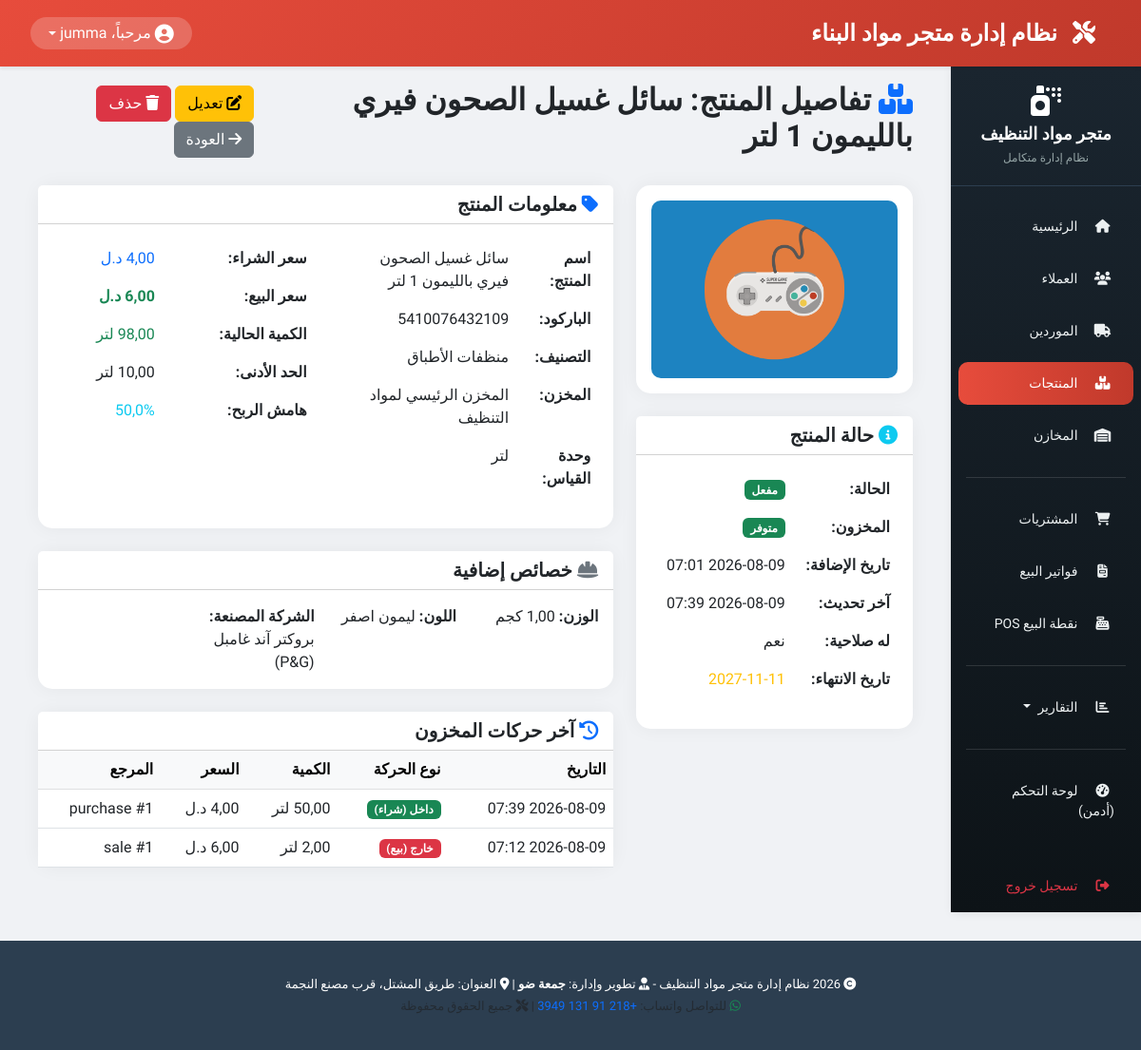
/products/1/ (signed in), run on the app's committed database.
### products/models.py (models this page shows, shortened)
class Product(models.Model):
    UNIT_CHOICES = [
        ('piece', 'قطعة'),
        ('bottle', 'قنينة'),
        ('gallon', 'جالون'),
        ('liter', 'لتر'),
        ('ml', 'مليلتر'),
        ('box', 'كرتونة'),
        ('packet', 'باكو'),
        ('dozen', 'دزينة'),
        ('drum', 'برميل'),
    ]
    name = models.CharField(max_length=200, verbose_name="اسم المنتج")
    barcode = models.CharField(max_length=100, unique=True, blank=True, null=True, verbose_name="الباركود")
    category = models.ForeignKey(Category, on_delete=models.PROTECT, related_name='products', verbose_name="التصنيف")
    warehouse = models.ForeignKey('warehouses.Warehouse', on_delete=models.PROTECT, related_name='products', verbose_name="المخزن")
    unit = models.CharField(max_length=20, choices=UNIT_CHOICES, default='piece', verbose_name="وحدة القياس")
    purchase_price = models.DecimalField(max_digits=10, decimal_places=2, default=0, verbose_name="سعر الشراء")
    sale_price = models.DecimalField(max_digits=10, decimal_places=2, default=0, verbose_name="سعر البيع")
    current_quantity = models.DecimalField(max_digits=10, decimal_places=2, default=0, verbose_name="الكمية الحالية")
    min_quantity = models.DecimalField(max_digits=10, decimal_places=2, default=0, verbose_name="الحد الأدنى للتنبيه")
    weight_kg = models.DecimalField(max_digits=10, decimal_places=2, blank=True, null=True, verbose_name="الوزن / الحجم (كجم/لتر)")
    length_m = models.DecimalField(max_digits=10, decimal_places=2, blank=True, null=True, verbose_name="الأبعاد (متر)")
    color = models.CharField(max_length=50, blank=True, null=True, verbose_name="الرائحة / اللون")
    manufacturer = models.CharField(max_length=200, blank=True, null=True, verbose_name="الشركة المصنعة")
    has_expiry = models.BooleanField(default=True, verbose_name="له تاريخ انتهاء")
    expiry_date = models.DateField(blank=True, null=True, verbose_name="تاريخ الانتهاء")
    image = models.ImageField(upload_to='products/', blank=True, null=True, verbose_name="صورة المنتج")
    is_active = models.BooleanField(default=True, verbose_name="مفعل")
    notes = models.CharField(max_length=500, blank=True, null=True, verbose_name="ملاحظات")
    created_at = models.DateTimeField(auto_now_add=True, verbose_name="تاريخ الإضافة")
    updated_at = models.DateTimeField(auto_now=True, verbose_name="آخر تحديث")
    def is_low_stock(self):
        return self.current_quantity <= self.min_quantity
    def get_profit_margin(self):
        if self.purchase_price > 0:
            return ((self.sale_price - self.purchase_price) / self.purchase_price) * 100
        return 0
    class Meta:
        verbose_name = "منتج"
        verbose_name_plural = "المنتجات"
        ordering = ['category', 'name']

class Category(models.Model):
    name = models.CharField(max_length=100, verbose_name="اسم التصنيف")
    description = models.CharField(max_length=250, blank=True, null=True, verbose_name="الوصف")
    class Meta:
        verbose_name = "تصنيف"
        verbose_name_plural = "التصنيفات"
        ordering = ['name']

class StockMovement(models.Model):
    MOVEMENT_TYPES = [
        ('in', 'داخل (شراء)'),
        ('out', 'خارج (بيع)'),
        ('return_in', 'مرتجع داخل'),
        ('return_out', 'مرتجع خارج'),
        ('adjustment', 'تسوية مخزون'),
    ]
    product = models.ForeignKey(Product, on_delete=models.PROTECT, related_name='movements', verbose_name="المنتج")
    warehouse = models.ForeignKey('warehouses.Warehouse', on_delete=models.PROTECT, related_name='movements', verbose_name="المخزن")
    movement_type = models.CharField(max_length=20, choices=MOVEMENT_TYPES, verbose_name="نوع الحركة")
    quantity = models.DecimalField(max_digits=10, decimal_places=2, verbose_name="الكمية")
    reference_type = models.CharField(max_length=50, blank=True, null=True, verbose_name="نوع المرجع")
    reference_id = models.PositiveIntegerField(blank=True, null=True, verbose_name="رقم المرجع")
    expiry_date = models.DateField(blank=True, null=True, verbose_name="تاريخ الانتهاء")
    price_at_movement = models.DecimalField(max_digits=10, decimal_places=2, default=0, verbose_name="السعر وقت الحركة")
    notes = models.CharField(max_length=500, blank=True, null=True, verbose_name="ملاحظات")
    created_by = models.CharField(max_length=150, blank=True, null=True, verbose_name="تم بواسطة")
    created_at = models.DateTimeField(auto_now_add=True, verbose_name="تاريخ الحركة")
    class Meta:
        verbose_name = "حركة مخزون"
        verbose_name_plural = "حركات المخزون"
        ordering = ['-created_at']

### warehouses/models.py (models this page shows, shortened)
class Warehouse(models.Model):
    name = models.CharField(max_length=100, verbose_name="اسم المخزن")
    location = models.CharField(max_length=200, blank=True, null=True, verbose_name="الموقع")
    is_active = models.BooleanField(default=True, verbose_name="نشط")
    created_at = models.DateTimeField(auto_now_add=True, verbose_name="تاريخ الإنشاء")
    class Meta:
        verbose_name = "مخزن"
        verbose_name_plural = "المخازن"
        ordering = ['name']

### products/views.py (the view)
# urls.py: path('<int:pk>/', views.ProductDetailView.as_view(), name='product_detail'),
class ProductDetailView(LoginRequiredMixin, DetailView):
    model = Product
    template_name = 'products/product_detail.html'
    context_object_name = 'product'
    def get_context_data(self, **kwargs):
        context = super().get_context_data(**kwargs)
        try:
            context['recent_movements'] = self.object.movements.all().order_by('-created_at')[:10]
        except Exception:
            context['recent_movements'] = []
        return context

### products/templates/products/product_detail.html (shortened to what this page needs)
{% extends 'base.html' %}
{% load static %}
{% block content %}
<div class="container-fluid">
    <div class="row">
        <div class="col-12">
            <div class="d-flex justify-content-between align-items-center mb-4">
                <h2>
                    <i class="fas fa-boxes text-primary"></i>
                    تفاصيل المنتج: {{ product.name }}
                </h2>
                <div>
                    <a href="{% url 'products:product_edit' product.pk %}" class="btn btn-warning">
                        <i class="fas fa-edit"></i> تعديل
                    </a>
                    <a href="{% url 'products:product_delete' product.pk %}" class="btn btn-danger">
                        <i class="fas fa-trash"></i> حذف
                    </a>
                    <a href="{% url 'products:product_list' %}" class="btn btn-secondary">
                        <i class="fas fa-arrow-right"></i> العودة
                    </a>
                </div>
            </div>
            <div class="row">
                <div class="col-md-4">
                    <div class="card card-custom mb-4">
                        <div class="card-body text-center">
                            {% if product.image %}
                                <img src="{{ product.image.url }}" alt="{{ product.name }}"
                                     style="max-width: 100%; max-height: 250px; object-fit: cover; border-radius: 10px;">
                            {% else %}
                                <i class="fas fa-box fa-5x text-muted"></i>
                                <p class="text-muted mt-2">لا توجد صورة للمنتج</p>
                            {% endif %}
                        </div>
                    </div>
                    <div class="card card-custom mb-4">
                        <div class="card-header bg-white">
                            <h5 class="mb-0"><i class="fas fa-info-circle text-info"></i> حالة المنتج</h5>
                        </div>
                        <div class="card-body">
                            <table class="table table-borderless">
                                <tr><th>الحالة:</th><td>
                                    {% if product.is_active %}<span class="badge bg-success">مفعل</span>
                                    {% else %}<span class="badge bg-secondary">غير مفعل</span>{% endif %}
                                 </td> </tr>
                                <tr><th>المخزون:</th><td>
                                    {% if product.current_quantity == 0 %}<span class="badge bg-danger">نفذ</span>
                                    {% elif product.is_low_stock %}<span class="badge bg-warning text-dark">مخزون منخفض</span>
                                    {% else %}<span class="badge bg-success">متوفر</span>{% endif %}
                                 </td> </tr>
                                <tr><th>تاريخ الإضافة:</th><td>{{ product.created_at|date:"Y-m-d H:i" }}</td> </tr>
                                <tr><th>آخر تحديث:</th><td>{{ product.updated_at|date:"Y-m-d H:i" }}</td> </tr>
                                <tr><th>له صلاحية:</th><td>{{ product.has_expiry|yesno:"نعم,لا" }}</td> </tr>
                                {% if product.has_expiry and product.expiry_date %}
                                <tr><th>تاريخ الانتهاء:</th><td>
                                    {% if product.expiry_date < now %}<span class="text-danger">{{ product.expiry_date|date:"Y-m-d" }} (منتهي)</span>
                                    {% else %}<span class="text-warning">{{ product.expiry_date|date:"Y-m-d" }}</span>{% endif %}
                                 </td> </tr>
                                {% endif %}
                            </table>
                        </div>
                    </div>
                </div>
                <div class="col-md-8">
                    <div class="card card-custom mb-4">
                        <div class="card-header bg-white">
                            <h5 class="mb-0"><i class="fas fa-tag text-primary"></i> معلومات المنتج</h5>
                        </div>
                        <div class="card-body">
                            <div class="row">
                                <div class="col-md-6">
                                    <table class="table table-borderless">
                                        <tr><th>اسم المنتج:</th><td>{{ product.name }}</td> </tr>
                                        <tr><th>الباركود:</th><td>{{ product.barcode|default:"—" }}</td> </tr>
                                        <tr><th>التصنيف:</th><td>{{ product.category.name }}</td> </tr>
                                        <tr><th>المخزن:</th><td>{{ product.warehouse.name }}</td> </tr>
                                        <tr><th>وحدة القياس:</th><td>{{ product.get_unit_display }}</td> </tr>
                                    </table>
                                </div>
                                <div class="col-md-6">
                                    <table class="table table-borderless">
                                        <tr><th>سعر الشراء:</th><td class="text-primary">{{ product.purchase_price }} د.ل</td> </tr>
                                        <tr><th>سعر البيع:</th><td class="text-success fw-bold">{{ product.sale_price }} د.ل</td> </tr>
                                        <tr><th>الكمية الحالية:</th>
                                            <td class="{% if product.current_quantity <= product.min_quantity %}text-danger fw-bold{% else %}text-success{% endif %}">
                                                {{ product.current_quantity }} {{ product.get_unit_display }}
                                            </td> </tr>
                                        <tr><th>الحد الأدنى:</th><td>{{ product.min_quantity }} {{ product.get_unit_display }}</td> </tr>
                                        <tr><th>هامش الربح:</th><td class="text-info">{{ product.get_profit_margin|floatformat:1 }}%</td> </tr>
                                    </table>
                                </div>
                            </div>
                        </div>
                    </div>
                    {% if product.weight_kg or product.length_m or product.color or product.manufacturer %}
                    <div class="card card-custom mb-4">
                        <div class="card-header bg-white">
                            <h5 class="mb-0"><i class="fas fa-hard-hat text-secondary"></i> خصائص إضافية</h5>
                        </div>
                        <div class="card-body">
                            <div class="row">
                                {% if product.weight_kg %}
                                <div class="col-md-3"><strong>الوزن:</strong> {{ product.weight_kg }} كجم</div>
                                {% endif %}
                                {% if product.color %}
                                <div class="col-md-3"><strong>اللون:</strong> {{ product.color }}</div>
                                {% endif %}
                                {% if product.manufacturer %}
                                <div class="col-md-3"><strong>الشركة المصنعة:</strong> {{ product.manufacturer }}</div>
                                {% endif %}
                            </div>
                        </div>
                    </div>
                    {% endif %}
                    <div class="card card-custom">
                        <div class="card-header bg-white">
                            <h5 class="mb-0"><i class="fas fa-history text-primary"></i> آخر حركات المخزون</h5>
                        </div>
                        <div class="card-body p-0">
                            <div class="table-responsive">
                                <table class="table table-hover mb-0">
                                    <thead class="table-light">
                                        <tr>
                                            <th>التاريخ</th>
                                            <th>نوع الحركة</th>
                                            <th>الكمية</th>
                                            <th>السعر</th>
                                            <th>المرجع</th>
                                         </tr>
                                    </thead>
                                    <tbody>
                                        {% for movement in product.movements.all|slice:":10" %}
                                        <tr>
                                            <td>{{ movement.created_at|date:"Y-m-d H:i" }}</td>
                                            <td>
                                                {% if movement.movement_type == 'in' %}<span class="badge bg-success">داخل (شراء)</span>
                                                {% elif movement.movement_type == 'out' %}<span class="badge bg-danger">خارج (بيع)</span>
                                                {% elif movement.movement_type == 'return_in' %}<span class="badge bg-info">مرتجع داخل</span>
                                                {% else %}<span class="badge bg-warning">مرتجع خارج</span>{% endif %}
                                             </td>
                                            <td>{{ movement.quantity }} {{ product.get_unit_display }}</td>
                                            <td>{{ movement.price_at_movement }} د.ل</td>
                                            <td>{{ movement.reference_type|default:"—" }} #{{ movement.reference_id|default:"—" }}</td>
                                         </tr>
                                        {% empty %}
                                        <tr><td colspan="5" class="text-center text-muted py-5">لا توجد حركات مخزون</td> </tr>
                                        {% endfor %}
                                    </tbody>
                                </table>
                            </div>
                        </div>
                    </div>
                </div>
            </div>
        </div>
    </div>
</div>
{% endblock %}

### templates/includes/navbar.html (shortened to what this page needs)
{% load static %}
<nav class="navbar navbar-expand-lg navbar-top shadow-sm">
    <div class="container-fluid">
        <a class="navbar-brand fw-bold" href="{% url 'home' %}">
            <i class="fas fa-tools"></i> نظام إدارة متجر مواد البناء
        </a>
        <div class="d-flex align-items-center">
            <div class="dropdown">
                <a href="#" class="dropdown-toggle text-decoration-none user-dropdown d-flex align-items-center" data-bs-toggle="dropdown" aria-expanded="false">
                    <i class="fas fa-user-circle fa-lg me-1"></i>
                    <span class="d-none d-md-inline">مرحباً، {{ request.user.first_name|default:request.user.username }}</span>
                </a>
            </div>
        </div>
    </div>
</nav>

### data on the page
Product: name "سائل غسيل الصحون فيري بالليمون 1 لتر", image (picture), created_at "2026-08-09 07:01", updated_at "2026-08-09 07:39", has_expiry "نعم", expiry_date "2027-11-11", barcode "5410076432109", category.name "منظفات الأطباق", warehouse.name "المخزن الرئيسي لمواد التنظيف", unit "لتر", get_profit_margin "50,0", weight_kg "1,00", color "ليمون اصفر", manufacturer "بروكتر آند غامبل (P&G)"
StockMovement: created_at "2026-08-09 07:39", movement_type "داخل (شراء)", reference_type "purchase", reference_id "1"
StockMovement: created_at "2026-08-09 07:12", movement_type "خارج (بيع)", reference_type "sale", reference_id "1"

### other printed values
{{ request.user.first_name|default:request.user.username }} "jumma"
